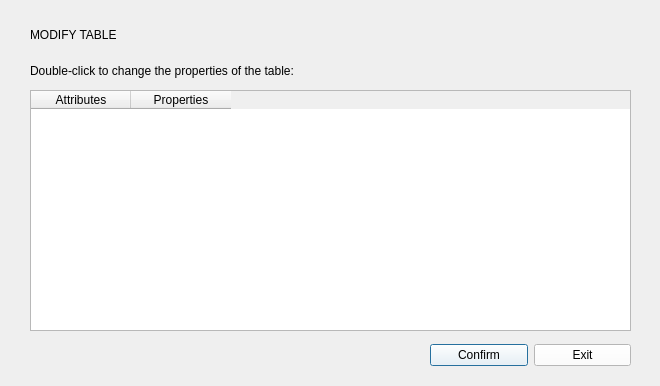
<?xml version="1.0" encoding="UTF-8"?>
<ui version="4.0">
 <class>Dialog</class>
 <widget class="QDialog" name="Dialog">
  <property name="geometry">
   <rect>
    <x>0</x>
    <y>0</y>
    <width>660</width>
    <height>386</height>
   </rect>
  </property>
  <property name="minimumSize">
   <size>
    <width>660</width>
    <height>386</height>
   </size>
  </property>
  <property name="maximumSize">
   <size>
    <width>660</width>
    <height>386</height>
   </size>
  </property>
  <property name="mouseTracking">
   <bool>true</bool>
  </property>
  <property name="windowTitle">
   <string>Modify Table</string>
  </property>
  <widget class="QLabel" name="label">
   <property name="geometry">
    <rect>
     <x>30</x>
     <y>20</y>
     <width>200</width>
     <height>30</height>
    </rect>
   </property>
   <property name="maximumSize">
    <size>
     <width>200</width>
     <height>30</height>
    </size>
   </property>
   <property name="styleSheet">
    <string notr="true">text-align: center;
font: 75 16pt &quot;MS Shell Dlg 2&quot;;
color: black;
</string>
   </property>
   <property name="text">
    <string>MODIFY TABLE</string>
   </property>
  </widget>
  <widget class="QLabel" name="label_2">
   <property name="geometry">
    <rect>
     <x>30</x>
     <y>50</y>
     <width>461</width>
     <height>41</height>
    </rect>
   </property>
   <property name="maximumSize">
    <size>
     <width>461</width>
     <height>41</height>
    </size>
   </property>
   <property name="styleSheet">
    <string notr="true">text-align: center;
font: 75 12pt &quot;MS Shell Dlg 2&quot;;
color: black;
</string>
   </property>
   <property name="text">
    <string>Double-click to change the properties of the table:</string>
   </property>
  </widget>
  <widget class="QTableWidget" name="tableWidget">
   <property name="geometry">
    <rect>
     <x>30</x>
     <y>90</y>
     <width>601</width>
     <height>241</height>
    </rect>
   </property>
   <property name="styleSheet">
    <string notr="true"/>
   </property>
   <column>
    <property name="text">
     <string>Attributes</string>
    </property>
   </column>
   <column>
    <property name="text">
     <string>Properties</string>
    </property>
   </column>
  </widget>
  <widget class="QWidget" name="horizontalLayoutWidget">
   <property name="geometry">
    <rect>
     <x>430</x>
     <y>340</y>
     <width>201</width>
     <height>31</height>
    </rect>
   </property>
   <layout class="QHBoxLayout" name="horizontalLayout">
    <item>
     <widget class="QPushButton" name="MOKbutton">
      <property name="styleSheet">
       <string notr="true">background-color: rgb(255, 255, 255)</string>
      </property>
      <property name="text">
       <string>Confirm</string>
      </property>
     </widget>
    </item>
    <item>
     <widget class="QPushButton" name="MExitbutton">
      <property name="styleSheet">
       <string notr="true">background-color: rgb(255, 255, 255)</string>
      </property>
      <property name="text">
       <string>Exit</string>
      </property>
     </widget>
    </item>
   </layout>
  </widget>
 </widget>
 <resources/>
 <connections/>
</ui>
